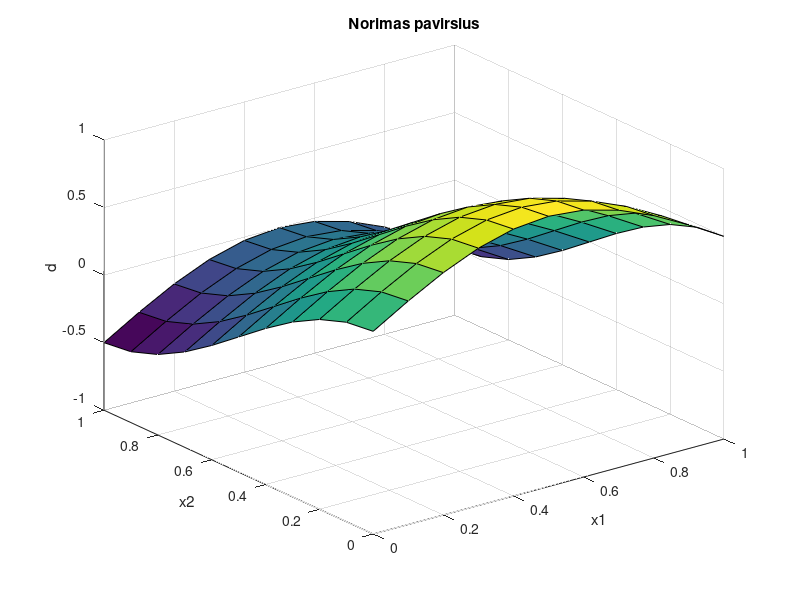
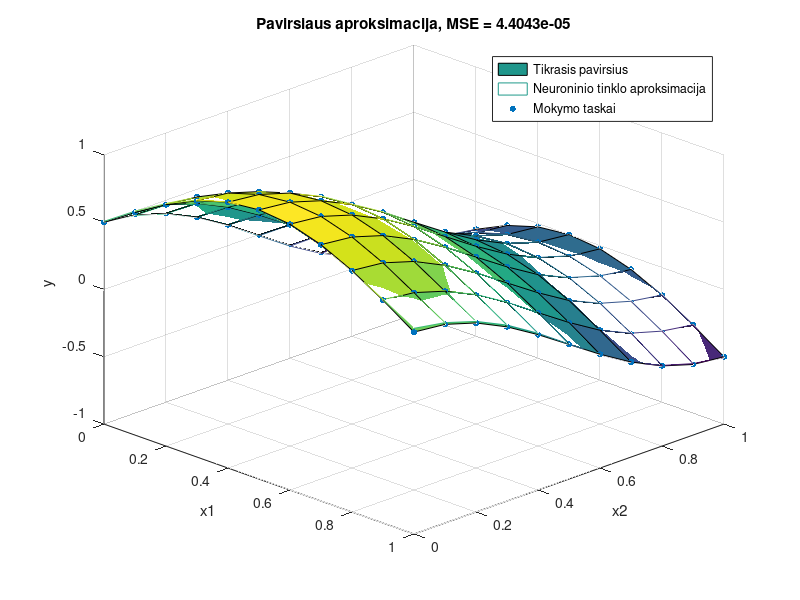

The MATLAB script that drew these images, in order:
clc
clear all
close all

%% Pradiniai duomenys

x1 = 0:0.1:1;
x2 = 0:0.1:1;

[X1, X2] = meshgrid(x1, x2);

% Norimas pavirsius
D = (sin(pi*X1) + cos(pi*X2)) / 2;

figure
surf(X1, X2, D)
title('Norimas pavirsius')
xlabel('x1')
ylabel('x2')
zlabel('d')
grid on


%% Duomenu paruosimas mokymui

x1_train = X1(:);
x2_train = X2(:);
d = D(:);


%% Tinklo inicializavimas

% Pirmas sluoksnis - 5 neuronai
% Kiekvienas neuronas turi po 2 svorius,
% nes yra 2 iejimai

% 1 neuronas
w11_1 = rand(1);
w12_1 = rand(1);
b1_1 = rand(1);

% 2 neuronas
w21_1 = rand(1);
w22_1 = rand(1);
b2_1 = rand(1);

% 3 neuronas
w31_1 = rand(1);
w32_1 = rand(1);
b3_1 = rand(1);

% 4 neuronas
w41_1 = rand(1);
w42_1 = rand(1);
b4_1 = rand(1);

% 5 neuronas
w51_1 = rand(1);
w52_1 = rand(1);
b5_1 = rand(1);


%% Antras sluoksnis - vienas isejimo neuronas

w11_2 = rand(1);
w12_2 = rand(1);
w13_2 = rand(1);
w14_2 = rand(1);
w15_2 = rand(1);

b1_2 = rand(1);


%% Mokymo parametrai

eta = 0.1;


%% Tinklo mokymas - Backpropagation

for iter = 1:5000

    for i = 1:length(d)

        %% Feedforward

        % Pasverta suma pirmame sluoksnyje

        v1_1 = x1_train(i)*w11_1 + ...
               x2_train(i)*w12_1 + b1_1;

        v2_1 = x1_train(i)*w21_1 + ...
               x2_train(i)*w22_1 + b2_1;

        v3_1 = x1_train(i)*w31_1 + ...
               x2_train(i)*w32_1 + b3_1;

        v4_1 = x1_train(i)*w41_1 + ...
               x2_train(i)*w42_1 + b4_1;

        v5_1 = x1_train(i)*w51_1 + ...
               x2_train(i)*w52_1 + b5_1;


        %% Sigmoidine aktyvacijos funkcija

        y1_1 = 1 / (1 + exp(-v1_1));
        y2_1 = 1 / (1 + exp(-v2_1));
        y3_1 = 1 / (1 + exp(-v3_1));
        y4_1 = 1 / (1 + exp(-v4_1));
        y5_1 = 1 / (1 + exp(-v5_1));


        %% Isejimo sluoksnis

        v1_2 = y1_1*w11_2 + ...
               y2_1*w12_2 + ...
               y3_1*w13_2 + ...
               y4_1*w14_2 + ...
               y5_1*w15_2 + b1_2;

        % Tiesine aktyvacijos funkcija
        y1_2 = v1_2;

        % Tinklo isejimas
        y = y1_2;


        %% Klaida

        e = d(i) - y;


        %% Backpropagation

        % Isejimo sluoksnis
        delta1_2 = e;


        % Pasleptasis sluoksnis
        delta1_1 = y1_1*(1-y1_1)*delta1_2*w11_2;
        delta2_1 = y2_1*(1-y2_1)*delta1_2*w12_2;
        delta3_1 = y3_1*(1-y3_1)*delta1_2*w13_2;
        delta4_1 = y4_1*(1-y4_1)*delta1_2*w14_2;
        delta5_1 = y5_1*(1-y5_1)*delta1_2*w15_2;


        %% Atnaujinami isejimo sluoksnio svoriai

        w11_2 = w11_2 + eta*delta1_2*y1_1;
        w12_2 = w12_2 + eta*delta1_2*y2_1;
        w13_2 = w13_2 + eta*delta1_2*y3_1;
        w14_2 = w14_2 + eta*delta1_2*y4_1;
        w15_2 = w15_2 + eta*delta1_2*y5_1;

        b1_2 = b1_2 + eta*delta1_2;


        %% Atnaujinami pirmo sluoksnio svoriai

        % 1 neuronas
        w11_1 = w11_1 + eta*delta1_1*x1_train(i);
        w12_1 = w12_1 + eta*delta1_1*x2_train(i);
        b1_1 = b1_1 + eta*delta1_1;

        % 2 neuronas
        w21_1 = w21_1 + eta*delta2_1*x1_train(i);
        w22_1 = w22_1 + eta*delta2_1*x2_train(i);
        b2_1 = b2_1 + eta*delta2_1;

        % 3 neuronas
        w31_1 = w31_1 + eta*delta3_1*x1_train(i);
        w32_1 = w32_1 + eta*delta3_1*x2_train(i);
        b3_1 = b3_1 + eta*delta3_1;

        % 4 neuronas
        w41_1 = w41_1 + eta*delta4_1*x1_train(i);
        w42_1 = w42_1 + eta*delta4_1*x2_train(i);
        b4_1 = b4_1 + eta*delta4_1;

        % 5 neuronas
        w51_1 = w51_1 + eta*delta5_1*x1_train(i);
        w52_1 = w52_1 + eta*delta5_1*x2_train(i);
        b5_1 = b5_1 + eta*delta5_1;

    end
end


%% Tinklo testavimas

Y = zeros(size(D));

for i = 1:length(d)

    %% Pirmas sluoksnis

    v1_1 = x1_train(i)*w11_1 + ...
           x2_train(i)*w12_1 + b1_1;

    v2_1 = x1_train(i)*w21_1 + ...
           x2_train(i)*w22_1 + b2_1;

    v3_1 = x1_train(i)*w31_1 + ...
           x2_train(i)*w32_1 + b3_1;

    v4_1 = x1_train(i)*w41_1 + ...
           x2_train(i)*w42_1 + b4_1;

    v5_1 = x1_train(i)*w51_1 + ...
           x2_train(i)*w52_1 + b5_1;


    %% Sigmoidines aktyvacijos funkcijos

    y1_1 = 1 / (1 + exp(-v1_1));
    y2_1 = 1 / (1 + exp(-v2_1));
    y3_1 = 1 / (1 + exp(-v3_1));
    y4_1 = 1 / (1 + exp(-v4_1));
    y5_1 = 1 / (1 + exp(-v5_1));


    %% Isejimo sluoksnis

    v1_2 = y1_1*w11_2 + ...
           y2_1*w12_2 + ...
           y3_1*w13_2 + ...
           y4_1*w14_2 + ...
           y5_1*w15_2 + b1_2;

    y1_2 = v1_2;

    Y(i) = y1_2;

end


%% Rezultatai

figure

% Tikrasis pavirsius
h1 = surf(X1, X2, D);

hold on

% Neuroninio tinklo aproksimacija
h2 = mesh(X1, X2, Y);

% Tikrieji mokymo taskai
h3 = scatter3(X1(:), X2(:), D(:), 20, 'filled');

xlabel('x1')
ylabel('x2')
zlabel('y')

grid on
view(45,30)

%% Klaida

MSE = mean((d - Y(:)).^2);

title(['Pavirsiaus aproksimacija, MSE = ' num2str(MSE)])

legend([h1 h2 h3], ...
    'Tikrasis pavirsius', ...
    'Neuroninio tinklo aproksimacija', ...
    'Mokymo taskai');
